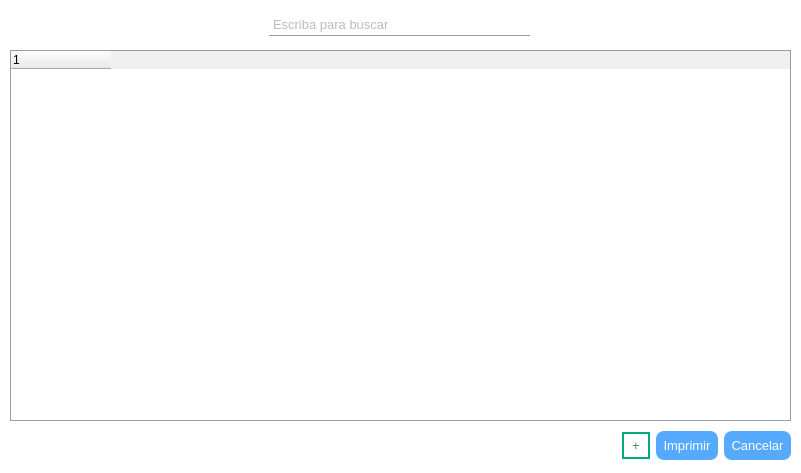
<?xml version="1.0" encoding="UTF-8"?>
<ui version="4.0">
 <class>Listado</class>
 <widget class="QDialog" name="Listado">
  <property name="geometry">
   <rect>
    <x>0</x>
    <y>0</y>
    <width>801</width>
    <height>473</height>
   </rect>
  </property>
  <property name="windowTitle">
   <string>Dialog</string>
  </property>
  <property name="styleSheet">
   <string notr="true">QMainWindow, QDialog{
                background-color: rgb(255, 255, 255);
                }

                /**** QPushButton (enabled) ****/
                QPushButton
                {
                background-color: rgb(85, 170, 255);
                font: 10pt;
                color: rgb(255, 255, 255);
                padding: 4px 8px;
                border: 2px solid rgb(85, 170, 255);
                border-radius: 8px;
                padding: 5px;
                }

                QPushButton:hover
                {
                background-color: rgb(0, 121, 182);
                border: 2px solid rgb(66, 133, 199);
                }

                QPushButton:pressed
                {
                border:3px solid rgb(66, 133, 199);
                padding: -1px 1px 1px 1px;
                }

                /******* QLabel ***********/
                QLabel{
                color: rgb(120, 120, 120)
                }
                labelHab1:hover{
                color: rgb(120, 0, 0)
                }

                /*******QLineEdit************/
                QTextEdit {
                font: 10pt;
                color: rgb(120, 120, 120);
                border: 1px solid rgb(156, 156, 156);
                border-radius: 0px;
                padding: 2px;
                }
                QLineEdit, QDateEdit, QDoubleSpinBox, QSpinBox{
                font: 10pt;
                color: rgb(120, 120, 120);
                border: 1px solid rgb(156, 156, 156);
                border-radius: 0px;
                padding: 2px;
                border-top: 1px white;
                border-left: 1px white;
                border-right: 1px white;
                }
                /********QComboBox*******/
                QComboBox{
                font: 10pt;
                color: rgb(120, 120, 120);
                border: 1px solid rgb(156, 156, 156);
                padding: 2px;
                selection-background-color: white;
                selection-color: rgb(120, 120, 120);
                border-top: 1px white;
                border-left: 1px white;
                border-right: 1px white;
                }
                QComboBox QAbstractItemView
                {
                background-color: white;
                color:rgb(120, 120, 120);
                padding: 4px;
                border: 1px solid rgb(156, 156, 156);
                border-top: 1px white;
                border-left: 1px white;
                border-right: 1px white;
                }

                QLineEdit:hover, QDateEdit:hover, QDoubleSpinBox:hover, QComboBox:hover
                {
                color: rgb(85, 170, 255);
                border: 2px solid rgb(85, 170, 255);
                border-top: 1px white;
                border-left: 1px white;
                border-right: 1px white;
                }

                QLineEdit:focus, QDateEdit:focus, QDoubleSpinBox:focus, QComboBox:focus
                {
                border-top: 1px white;
                border-left: 1px white;
                border-right: 1px white;
                }

                QToolTip
                {
                background-color:rgb(85, 170, 255);
                color: white;
                border: 1px solid rgb(85, 170, 255);
                opacity: 50;
                padding: 1px;
                }
                QTabWidget
                {
                background-color: transparent;
                }

                QTabWidget::pane {
                border-top: 1px solid rgb(156, 156, 156);
                border-bottom: 1px solid rgb(156, 156, 156);
                position: absolute;
                top: -0.25em;
                }
                /**** QTabWidget (disabled) ****/
                QTabWidget::pane:disabled
                {
                border-color: rgb(60,60,60);
                }

                QTabWidget::tab-bar {
                alignment: center;
                border: 1px white;
                border-radius: 5px;
                }

                QTreeView
                {
                alternate-background-color: rgb(200,200,200);
                background-color: white;
                border: 1px solid rgb(156, 156, 156);
                font: 10pt;
                color: rgb(120,120,120);
                selection-background-color:rgb(90,200,255);
                selection-color: rgb(156, 156, 156);
                }
                QListView{
                alternate-background-color: rgb(200,200,200);
                background-color: white;
                border: 1px solid rgb(255, 255, 255);
                font: 8pt;
                color: rgb(120,120,120);
                selection-background-color:rgb(90,200,255);
                selection-color: rgb(156, 156, 156);
                }
            </string>
  </property>
  <widget class="QWidget" name="horizontalLayoutWidget">
   <property name="geometry">
    <rect>
     <x>10</x>
     <y>430</y>
     <width>781</width>
     <height>32</height>
    </rect>
   </property>
   <layout class="QHBoxLayout" name="horizontalLayout">
    <item>
     <widget class="QLabel" name="textLabel">
      <property name="text">
       <string/>
      </property>
     </widget>
    </item>
    <item>
     <spacer name="horizontalSpacer">
      <property name="orientation">
       <enum>Qt::Horizontal</enum>
      </property>
      <property name="sizeHint" stdset="0">
       <size>
        <width>40</width>
        <height>20</height>
       </size>
      </property>
     </spacer>
    </item>
    <item>
     <widget class="QPushButton" name="addPushButton">
      <property name="styleSheet">
       <string notr="true">QPushButton
                                {
                                background-color: white;
                                font: 10pt;
                                color: rgb(67, 136, 101);
                                padding: 4px 8px;
                                border: 2px solid rgb(0, 170, 127);
                                border-bottom-right-radius: 0px;
                                border-bottom-left-radius: 0px;
                                border-top-right-radius: 0px;
                                border-top-left-radius: 0px;
                                }

                                :hover
                                {
                                background-color: rgb(0, 170, 127);
                                color: white;
                                border: 2px solid rgb(120, 200, 29);
                                }

                                :pressed
                                {
                                border:3px solid rgb(255, 255, 255);
                                padding: -1px 1px 1px 1px;
                                }</string>
      </property>
      <property name="text">
       <string>+</string>
      </property>
     </widget>
    </item>
    <item>
     <widget class="QPushButton" name="printPushButton">
      <property name="text">
       <string>Imprimir</string>
      </property>
     </widget>
    </item>
    <item>
     <widget class="QPushButton" name="cancelPushButton">
      <property name="text">
       <string>Cancelar</string>
      </property>
     </widget>
    </item>
   </layout>
  </widget>
  <widget class="QTreeWidget" name="tablaTreeWidget">
   <property name="geometry">
    <rect>
     <x>10</x>
     <y>50</y>
     <width>781</width>
     <height>371</height>
    </rect>
   </property>
   <property name="alternatingRowColors">
    <bool>false</bool>
   </property>
   <property name="wordWrap">
    <bool>true</bool>
   </property>
   <attribute name="headerMinimumSectionSize">
    <number>60</number>
   </attribute>
   <attribute name="headerStretchLastSection">
    <bool>false</bool>
   </attribute>
   <column>
    <property name="text">
     <string notr="true">1</string>
    </property>
   </column>
  </widget>
  <widget class="QWidget" name="horizontalLayoutWidget_2">
   <property name="geometry">
    <rect>
     <x>9</x>
     <y>10</y>
     <width>781</width>
     <height>31</height>
    </rect>
   </property>
   <layout class="QHBoxLayout" name="horizontalLayout_2">
    <item>
     <spacer name="horizontalSpacer_3">
      <property name="orientation">
       <enum>Qt::Horizontal</enum>
      </property>
      <property name="sizeHint" stdset="0">
       <size>
        <width>40</width>
        <height>20</height>
       </size>
      </property>
     </spacer>
    </item>
    <item>
     <widget class="QLineEdit" name="searchLineEdit">
      <property name="placeholderText">
       <string>Escriba para buscar</string>
      </property>
     </widget>
    </item>
    <item>
     <spacer name="horizontalSpacer_2">
      <property name="orientation">
       <enum>Qt::Horizontal</enum>
      </property>
      <property name="sizeHint" stdset="0">
       <size>
        <width>40</width>
        <height>20</height>
       </size>
      </property>
     </spacer>
    </item>
   </layout>
  </widget>
 </widget>
 <resources/>
 <connections/>
</ui>
